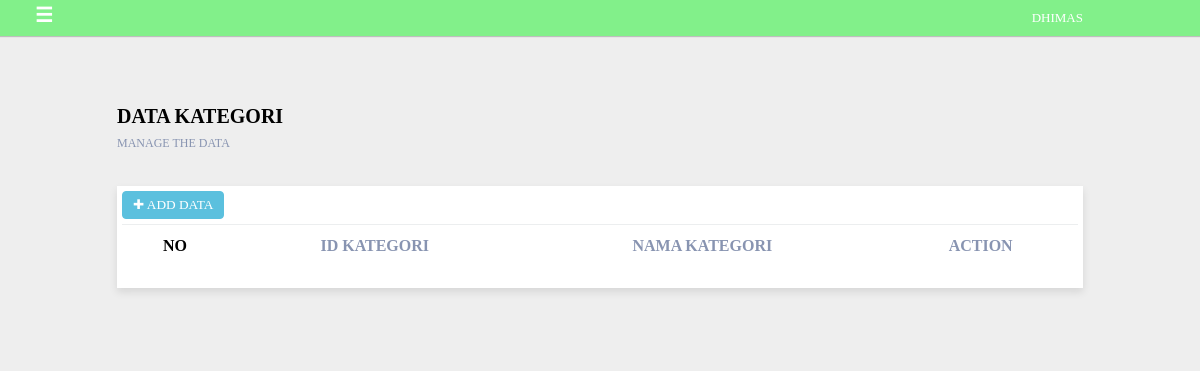
Page /discover_jatim/admin/index.php?p=index_kategori (signed in) on the earlier database version.
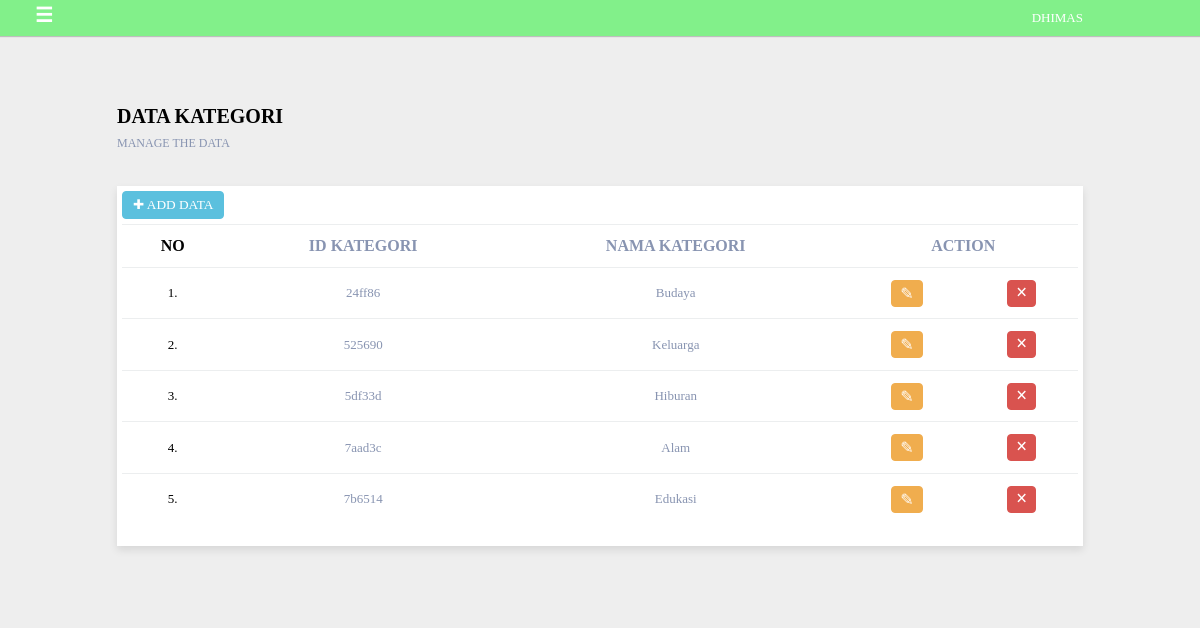
Same page on the later database version.
### tables this page shows
CREATE TABLE `kategori` (
  `id_kategori` char(6) NOT NULL,
  `nama_kategori` varchar(15) NOT NULL
);

### discover_jatim/admin/modules_backend/index_kategori.php (the view, shortened to what this page needs)
<?php
	if(@$_SESSION['administrator'] ==""){
		echo"
			<script>
				window.location.href='index.php';
			</script>
		";
		}else{
?>
	<div class="container" id="content_sidebar">
		<div class="row">
			<div class="col-12">
				<div class="trash_content">
				</div>
			</div>
		</div>
		<div class="row">
			<div class="col-6">
				<div class="title-content">
					<strong>DATA KATEGORI</strong>
					<small class="small-title-content">MANAGE THE DATA</small>
				</div>
			</div>
		</div>
		<div class="row">
			<div class="col-12">
				<div class="wishlist">
					<table class="table table-hover">
						<thead>
							<tr>
								<th style="color:#000;">NO</th>
								<th>ID KATEGORI</th>
								<th>NAMA KATEGORI</th>
								<th colspan="3">ACTION</th>
						</thead>
						<tbody>
							<a href="index.php?p=form_kategori">
							<button type="button" class="tambah_data">
								&#10010; ADD DATA
							</button>
							</a>
							<?php
								$no = 1;
								$sql = $db->prepare("SELECT * FROM kategori");
								$sql->execute();
								while($hasil = $sql->fetch(PDO::FETCH_ASSOC)){
							?>
								<tr>
									<td style="color:#000;"><?php echo $no; ?>.</td>
									<td><?php echo $hasil['id_kategori']; ?></td>
									<td><?php echo $hasil['nama_kategori']; ?></td>
									<td><input type="button" value="&#9998;" class="edit_button" onclick="javascript:window.location.href='index.php?p=form_kategori&id=<?php echo addslashes(base64_encode(@$hasil['id_kategori'])); ?>'; " />
									</td>
									<td><input type="button" class="delete_button" value="&times;"onclick="javascript:if(confirm('Are You Sure Want To Delete ?') == true) {window.location.href='modules_backend/proses_kategori.php?id=<?php echo base64_encode(@$hasil['id_kategori']); ?>&proc=delete'} "/>
									</td>
								<tr>
							<?php
								$no = $no +1;
								}
							?>
						</tbody>
					</table>
				</div>
			</div>
		</div>
	</div>
		<?php } ?>

Differences in the rows shown:
added kategori: id_kategori "24ff86", nama_kategori "Budaya"
added kategori: id_kategori "525690", nama_kategori "Keluarga"
added kategori: id_kategori "5df33d", nama_kategori "Hiburan"
added kategori: id_kategori "7aad3c", nama_kategori "Alam"
added kategori: id_kategori "7b6514", nama_kategori "Edukasi"
